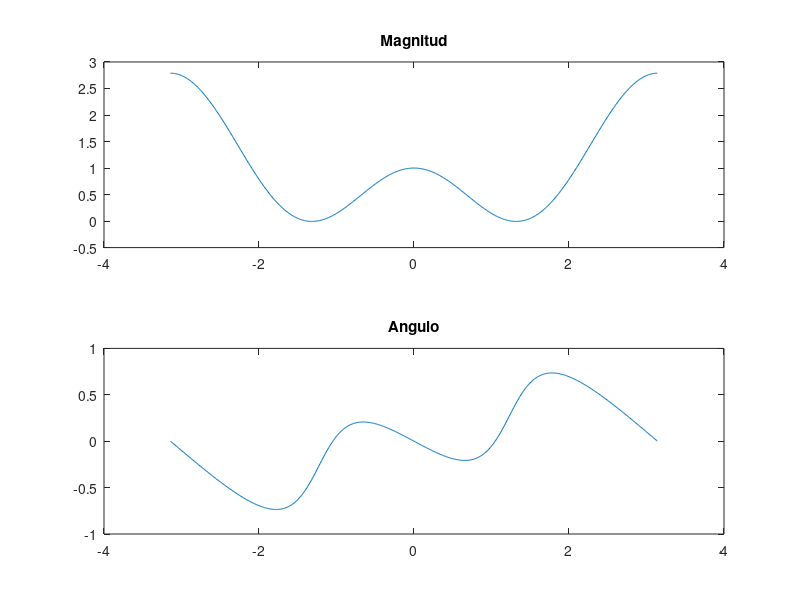

MATLAB code to generate this figure:
% Tecnologico de Costa Rica
% Escuela de Ingenieria Electronica
% El-5805 Procesamiento Digital de Señales

% This Octave File solves the
% problems given for the Course
% Digital Signal Processing

w = -pi:0.01:pi;
j = sqrt(-1);

b0 = 1;
b1 = -0.44721;
b2 = 0.44721;


R = b0 + b1 * cos(w) + b2 * cos(2*w);
I = -b1 * sin(w) - b2 * sin(2*w);

f = R + j*I;

H = b0^2 + b1^2 + b2^2 + 2*b0*b1*cos(w) + 2*b0*b2*cos(2*w) + 2*b1*b2;
    
figure('name', 'Exercise #5 - Digital Signal Processing');
subplot(2,1,1); p1 = plot(w,H); title('Magnitud');
subplot(2,1,2); p2 = plot(w,angle(f)); title('Angulo');
